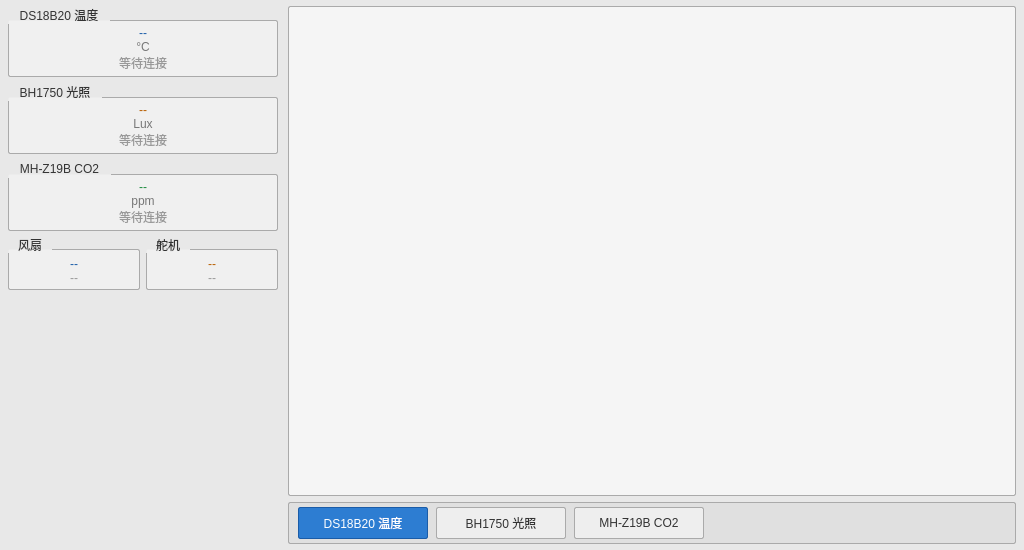
<?xml version="1.0" encoding="UTF-8"?>
<ui version="4.0">
 <class>DataPage</class>
 <widget class="QWidget" name="data">
  <property name="geometry">
   <rect><x>0</x><y>0</y><width>1024</width><height>550</height></rect>
  </property>
  <property name="windowTitle">
   <string>数据监测</string>
  </property>
  <property name="styleSheet">
   <string notr="true">background-color: #e8e8e8;</string>
  </property>
  <layout class="QHBoxLayout" name="mainHLayout">
   <property name="spacing"><number>10</number></property>
   <property name="leftMargin"><number>8</number></property>
   <property name="rightMargin"><number>8</number></property>
   <property name="topMargin"><number>6</number></property>
   <property name="bottomMargin"><number>6</number></property>
   <item>
    <layout class="QVBoxLayout" name="leftVLayout">
     <property name="spacing"><number>6</number></property>
     <item>
      <widget class="QGroupBox" name="ds18b20Group">
       <property name="minimumSize"><size><width>270</width><height>0</height></size></property>
       <property name="maximumSize"><size><width>310</width><height>16777215</height></size></property>
       <property name="title"><string>DS18B20 温度</string></property>
       <property name="alignment"><set>Qt::AlignLeft</set></property>
       <property name="styleSheet"><string notr="true">
        QGroupBox { font: bold 12pt "Microsoft YaHei"; color: #333; border: 1px solid #aaa; border-radius: 2px; margin-top: 14px; padding: 25px 6px 4px 6px; background: #f0f0f0; }
        QGroupBox::title { subcontrol-origin: margin; subcontrol-position: top left; padding: 2px 10px; color: #333; }
       </string></property>
       <layout class="QVBoxLayout" name="ds18b20Layout">
        <property name="spacing"><number>0</number></property>
        <property name="leftMargin"><number>4</number></property>
        <property name="rightMargin"><number>4</number></property>
        <property name="topMargin"><number>0</number></property>
        <property name="bottomMargin"><number>2</number></property>
        <item>
         <widget class="QLabel" name="ds18b20ValueLabel">
          <property name="text"><string>--</string></property>
          <property name="alignment"><set>Qt::AlignCenter</set></property>
          <property name="styleSheet"><string notr="true">font: 26pt "Consolas"; color: #1a5ca8; background: transparent;</string></property>
         </widget>
        </item>
        <item>
         <widget class="QLabel" name="ds18b20UnitLabel">
          <property name="text"><string>°C</string></property>
          <property name="alignment"><set>Qt::AlignCenter</set></property>
          <property name="styleSheet"><string notr="true">font: 10pt "Microsoft YaHei"; color: #777; background: transparent;</string></property>
         </widget>
        </item>
        <item>
         <widget class="QLabel" name="ds18b20StatusLabel">
          <property name="text"><string>等待连接</string></property>
          <property name="alignment"><set>Qt::AlignCenter</set></property>
          <property name="styleSheet"><string notr="true">font: 8pt "Microsoft YaHei"; color: #999; background: transparent;</string></property>
         </widget>
        </item>
       </layout>
      </widget>
     </item>
     <item>
      <widget class="QGroupBox" name="bh1750Group">
       <property name="minimumSize"><size><width>270</width><height>0</height></size></property>
       <property name="maximumSize"><size><width>310</width><height>16777215</height></size></property>
       <property name="title"><string>BH1750 光照</string></property>
       <property name="alignment"><set>Qt::AlignLeft</set></property>
       <property name="styleSheet"><string notr="true">
        QGroupBox { font: bold 12pt "Microsoft YaHei"; color: #333; border: 1px solid #aaa; border-radius: 2px; margin-top: 14px; padding: 25px 6px 4px 6px; background: #f0f0f0; }
        QGroupBox::title { subcontrol-origin: margin; subcontrol-position: top left; padding: 2px 10px; color: #333; }
       </string></property>
       <layout class="QVBoxLayout" name="bh1750Layout">
        <property name="spacing"><number>0</number></property>
        <property name="leftMargin"><number>4</number></property>
        <property name="rightMargin"><number>4</number></property>
        <property name="topMargin"><number>0</number></property>
        <property name="bottomMargin"><number>2</number></property>
        <item>
         <widget class="QLabel" name="bh1750ValueLabel">
          <property name="text"><string>--</string></property>
          <property name="alignment"><set>Qt::AlignCenter</set></property>
          <property name="styleSheet"><string notr="true">font: 26pt "Consolas"; color: #b85e00; background: transparent;</string></property>
         </widget>
        </item>
        <item>
         <widget class="QLabel" name="bh1750UnitLabel">
          <property name="text"><string>Lux</string></property>
          <property name="alignment"><set>Qt::AlignCenter</set></property>
          <property name="styleSheet"><string notr="true">font: 10pt "Microsoft YaHei"; color: #777; background: transparent;</string></property>
         </widget>
        </item>
        <item>
         <widget class="QLabel" name="bh1750StatusLabel">
          <property name="text"><string>等待连接</string></property>
          <property name="alignment"><set>Qt::AlignCenter</set></property>
          <property name="styleSheet"><string notr="true">font: 8pt "Microsoft YaHei"; color: #999; background: transparent;</string></property>
         </widget>
        </item>
       </layout>
      </widget>
     </item>
     <item>
      <widget class="QGroupBox" name="mhz19bGroup">
       <property name="minimumSize"><size><width>270</width><height>0</height></size></property>
       <property name="maximumSize"><size><width>310</width><height>16777215</height></size></property>
       <property name="title"><string>MH-Z19B CO2</string></property>
       <property name="alignment"><set>Qt::AlignLeft</set></property>
       <property name="styleSheet"><string notr="true">
        QGroupBox { font: bold 12pt "Microsoft YaHei"; color: #333; border: 1px solid #aaa; border-radius: 2px; margin-top: 14px; padding: 25px 6px 4px 6px; background: #f0f0f0; }
        QGroupBox::title { subcontrol-origin: margin; subcontrol-position: top left; padding: 2px 10px; color: #333; }
       </string></property>
       <layout class="QVBoxLayout" name="mhz19bLayout">
        <property name="spacing"><number>0</number></property>
        <property name="leftMargin"><number>4</number></property>
        <property name="rightMargin"><number>4</number></property>
        <property name="topMargin"><number>0</number></property>
        <property name="bottomMargin"><number>2</number></property>
        <item>
         <widget class="QLabel" name="mhz19bValueLabel">
          <property name="text"><string>--</string></property>
          <property name="alignment"><set>Qt::AlignCenter</set></property>
          <property name="styleSheet"><string notr="true">font: 26pt "Consolas"; color: #1b8a3d; background: transparent;</string></property>
         </widget>
        </item>
        <item>
         <widget class="QLabel" name="mhz19bUnitLabel">
          <property name="text"><string>ppm</string></property>
          <property name="alignment"><set>Qt::AlignCenter</set></property>
          <property name="styleSheet"><string notr="true">font: 10pt "Microsoft YaHei"; color: #777; background: transparent;</string></property>
         </widget>
        </item>
        <item>
         <widget class="QLabel" name="mhz19bStatusLabel">
          <property name="text"><string>等待连接</string></property>
          <property name="alignment"><set>Qt::AlignCenter</set></property>
          <property name="styleSheet"><string notr="true">font: 8pt "Microsoft YaHei"; color: #999; background: transparent;</string></property>
         </widget>
        </item>
       </layout>
      </widget>
     </item>
     <item>
      <layout class="QHBoxLayout" name="fanServoHLayout">
       <property name="spacing"><number>6</number></property>
       <item>
        <widget class="QGroupBox" name="fanGroup">
         <property name="title"><string>风扇</string></property>
         <property name="alignment"><set>Qt::AlignLeft</set></property>
         <property name="styleSheet"><string notr="true">
          QGroupBox { font: bold 11pt "Microsoft YaHei"; color: #333; border: 1px solid #aaa; border-radius: 2px; margin-top: 12px; padding: 20px 4px 2px 4px; background: #f0f0f0; }
          QGroupBox::title { subcontrol-origin: margin; subcontrol-position: top left; padding: 1px 8px; color: #333; }
         </string></property>
         <layout class="QVBoxLayout" name="fanLayout">
          <property name="spacing"><number>0</number></property>
          <property name="leftMargin"><number>2</number></property>
          <property name="rightMargin"><number>2</number></property>
          <property name="topMargin"><number>0</number></property>
          <property name="bottomMargin"><number>2</number></property>
          <item>
           <widget class="QLabel" name="fanValueLabel">
            <property name="text"><string>--</string></property>
            <property name="alignment"><set>Qt::AlignCenter</set></property>
            <property name="styleSheet"><string notr="true">font: 16pt "Consolas"; color: #1a5ca8; background: transparent;</string></property>
           </widget>
          </item>
          <item>
           <widget class="QLabel" name="fanStatusLabel">
            <property name="text"><string>--</string></property>
            <property name="alignment"><set>Qt::AlignCenter</set></property>
            <property name="styleSheet"><string notr="true">font: 8pt "Microsoft YaHei"; color: #999; background: transparent;</string></property>
           </widget>
          </item>
         </layout>
        </widget>
       </item>
       <item>
        <widget class="QGroupBox" name="servoGroup">
         <property name="title"><string>舵机</string></property>
         <property name="alignment"><set>Qt::AlignLeft</set></property>
         <property name="styleSheet"><string notr="true">
          QGroupBox { font: bold 11pt "Microsoft YaHei"; color: #333; border: 1px solid #aaa; border-radius: 2px; margin-top: 12px; padding: 20px 4px 2px 4px; background: #f0f0f0; }
          QGroupBox::title { subcontrol-origin: margin; subcontrol-position: top left; padding: 1px 8px; color: #333; }
         </string></property>
         <layout class="QVBoxLayout" name="servoLayout">
          <property name="spacing"><number>0</number></property>
          <property name="leftMargin"><number>2</number></property>
          <property name="rightMargin"><number>2</number></property>
          <property name="topMargin"><number>0</number></property>
          <property name="bottomMargin"><number>2</number></property>
          <item>
           <widget class="QLabel" name="servoValueLabel">
            <property name="text"><string>--</string></property>
            <property name="alignment"><set>Qt::AlignCenter</set></property>
            <property name="styleSheet"><string notr="true">font: 16pt "Consolas"; color: #b85e00; background: transparent;</string></property>
           </widget>
          </item>
          <item>
           <widget class="QLabel" name="servoStatusLabel">
            <property name="text"><string>--</string></property>
            <property name="alignment"><set>Qt::AlignCenter</set></property>
            <property name="styleSheet"><string notr="true">font: 8pt "Microsoft YaHei"; color: #999; background: transparent;</string></property>
           </widget>
          </item>
         </layout>
        </widget>
       </item>
      </layout>
     </item>
     <item>
      <spacer name="leftSpacer">
       <property name="orientation"><enum>Qt::Vertical</enum></property>
       <property name="sizeHint"><size><width>20</width><height>0</height></size></property>
      </spacer>
     </item>
    </layout>
   </item>
   <item>
    <layout class="QVBoxLayout" name="rightVLayout">
     <property name="spacing"><number>6</number></property>
     <item>
      <widget class="QWidget" name="chartContainer">
       <property name="sizePolicy">
        <sizepolicy hsizetype="Expanding" vsizetype="Expanding">
         <horstretch>1</horstretch><verstretch>1</verstretch>
        </sizepolicy>
       </property>
       <property name="minimumSize"><size><width>400</width><height>300</height></size></property>
       <property name="styleSheet"><string notr="true">background: #f5f5f5; border: 1px solid #aaa; border-radius: 2px;</string></property>
      </widget>
     </item>
     <item>
      <widget class="QWidget" name="sensorSelector" native="true">
       <property name="minimumSize"><size><width>0</width><height>42</height></size></property>
       <property name="maximumSize"><size><width>16777215</width><height>46</height></size></property>
       <property name="styleSheet"><string notr="true">background: #e0e0e0; border: 1px solid #aaa; border-radius: 2px;</string></property>
       <layout class="QHBoxLayout" name="selectorLayout">
        <property name="spacing"><number>8</number></property>
        <property name="leftMargin"><number>10</number></property>
        <property name="rightMargin"><number>10</number></property>
        <property name="topMargin"><number>4</number></property>
        <property name="bottomMargin"><number>4</number></property>
        <item>
         <widget class="QPushButton" name="btnDS18B20">
          <property name="text"><string>DS18B20 温度</string></property>
          <property name="minimumSize"><size><width>130</width><height>32</height></size></property>
          <property name="checkable"><bool>true</bool></property>
          <property name="checked"><bool>true</bool></property>
          <property name="styleSheet"><string notr="true">
           QPushButton { font: 11pt "Microsoft YaHei"; color: #333; background: #eee; border: 1px solid #aaa; border-radius: 2px; padding: 4px 8px; }
           QPushButton:checked { color: #fff; background: #2d7dd2; border: 1px solid #1a5ca8; }
           QPushButton:hover:!checked { background: #ddd; }
          </string></property>
         </widget>
        </item>
        <item>
         <widget class="QPushButton" name="btnBH1750">
          <property name="text"><string>BH1750 光照</string></property>
          <property name="minimumSize"><size><width>130</width><height>32</height></size></property>
          <property name="checkable"><bool>true</bool></property>
          <property name="styleSheet"><string notr="true">
           QPushButton { font: 11pt "Microsoft YaHei"; color: #333; background: #eee; border: 1px solid #aaa; border-radius: 2px; padding: 4px 8px; }
           QPushButton:checked { color: #fff; background: #2d7dd2; border: 1px solid #1a5ca8; }
           QPushButton:hover:!checked { background: #ddd; }
          </string></property>
         </widget>
        </item>
        <item>
         <widget class="QPushButton" name="btnMHZ19B">
          <property name="text"><string>MH-Z19B CO2</string></property>
          <property name="minimumSize"><size><width>130</width><height>32</height></size></property>
          <property name="checkable"><bool>true</bool></property>
          <property name="styleSheet"><string notr="true">
           QPushButton { font: 11pt "Microsoft YaHei"; color: #333; background: #eee; border: 1px solid #aaa; border-radius: 2px; padding: 4px 8px; }
           QPushButton:checked { color: #fff; background: #2d7dd2; border: 1px solid #1a5ca8; }
           QPushButton:hover:!checked { background: #ddd; }
          </string></property>
         </widget>
        </item>
        <item>
         <spacer name="selectorSpacer">
          <property name="orientation"><enum>Qt::Horizontal</enum></property>
          <property name="sizeHint"><size><width>40</width><height>20</height></size></property>
         </spacer>
        </item>
       </layout>
      </widget>
     </item>
    </layout>
   </item>
  </layout>
 </widget>
 <resources/>
 <connections/>
</ui>
